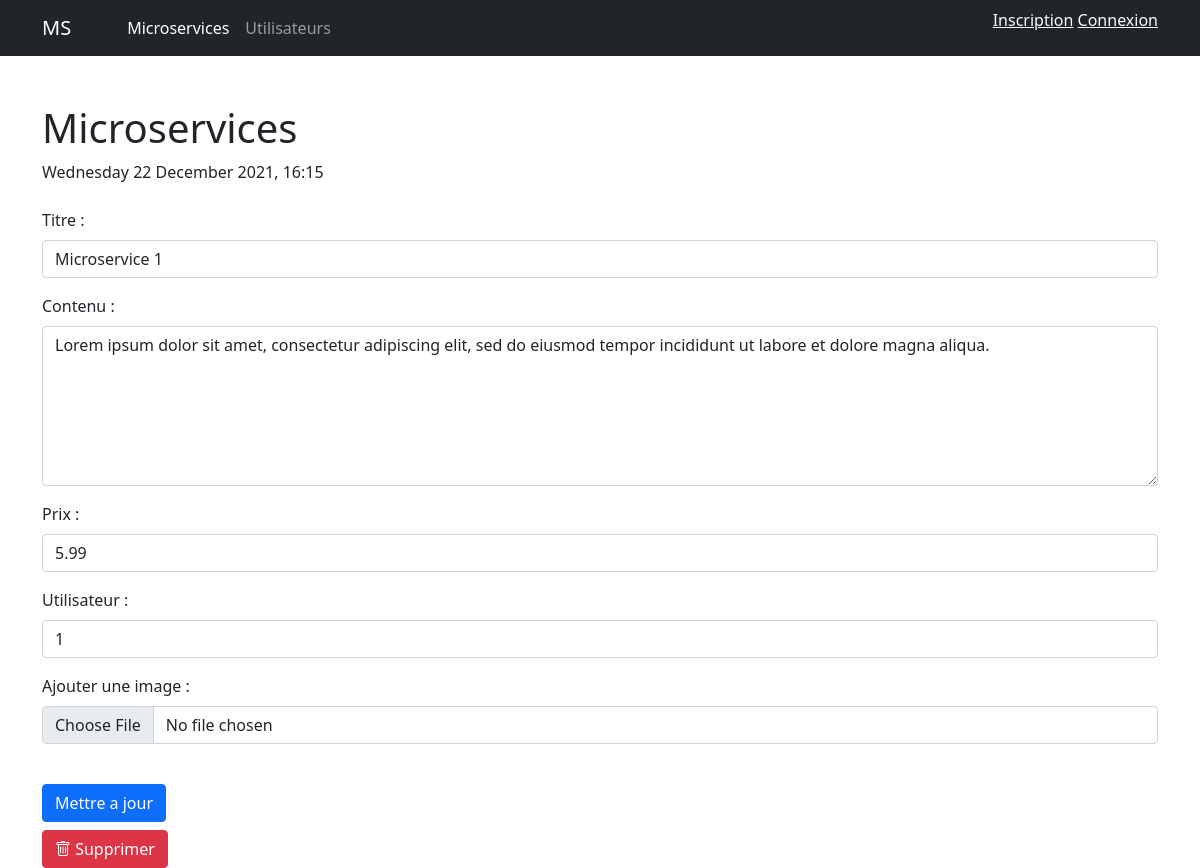
The page /admin/microservices.php?id=1 on the database its author committed.
### tables this page shows
CREATE TABLE `microservices` (
  `microservice_id` int(11) NOT NULL,
  `Titre` varchar(255) NOT NULL,
  `Contenu` text NOT NULL,
  `Prix` decimal(10,2) DEFAULT NULL,
  `Image` varchar(255) NOT NULL,
  `user_id` int(11) DEFAULT NULL
);

### admin/func/crud-microservices.php (called while the page is built, shortened)
<?php
function getDatabaseConnexion()
{
    $dataBase = 'microservices';
    $host = 'localhost';
    $user = 'root';
    $pass = '';
    try {
        $pdo = new PDO("mysql:host=$host;dbname=$dataBase;charset=utf8", $user, $pass);
        $pdo->setAttribute(PDO::ATTR_ERRMODE, PDO::ERRMODE_EXCEPTION);
        return $pdo;
    } catch (PDOException $e) {
        print "Erreur !: " . $e->getMessage() . "<br/>";
        die();
    }
}
function readUser($table, $id)
{
    try {
        $connexion = getDatabaseConnexion();
        $sql = "SELECT * from $table where microservice_id = '$id' ";
        $req = $connexion->query($sql);
        $row = $req->fetchAll();
        if (!empty($row)) {
            return $row[0];
        }
    } catch (PDOException $e) {
        echo $sql . "<br>" . $e->getMessage();
    }
}
?>

### admin/microservices.php (the view, shortened to what this page needs)
<?php
include SITE_ROOT . '/admin/func/crud-microservices.php';
$id = isset($_GET["id"]) ? $_GET["id"] : NULL;
if (!empty($id)) {
	$data = readUser('microservices', $id);
	$action = "UPDATE";
	$libelle = "Mettre a jour";
} else {
	$action = "CREATE";
	$libelle = "Créer";
}
?>
<!DOCTYPE html>
<html lang="fr">
<head>
	<?php
	include SITE_ROOT . "/admin/inc/meta.php";
	?>
</head>
<body>
	<?php
	require SITE_ROOT . "/admin/inc/header.php";
	?>
	<main class="container">
		<div class="row">
			<h1>Microservices</h1>
		</div>
		<div class="row">
			<form class="my-2" action="func/control-microservices.php" method="POST" enctype="multipart/form-data">
				<div class="mb-3">
					<label class="form-label" for="titre">Titre :</label>
					<input class="form-control" type="text" id="titre" name="titre" value="<?= isset($data['Titre']) ? $data['Titre'] : NULL ?>">
				</div>
				<div class="mb-3">
					<label class="form-label" for="contenu">Contenu :</label>
					<textarea class="form-control" id="contenu" name="contenu" style="min-height:20vh;"><?= isset($data['Contenu']) ? $data['Contenu'] : NULL ?></textarea>
				</div>
				<div class="mb-3">
					<label class="form-label" for="prix">Prix :</label>
					<input class="form-control" type="text" name="prix" value="<?= isset($data['Prix']) ? $data['Prix'] : NULL ?>">
				</div>
				<div class="mb-3">
					<label class="form-label" for="userID">Utilisateur :</label>
					<input class="form-control" type="text" name="userID" value="<?= isset($data['user_id']) ? $data['user_id'] : NULL ?>">
				</div>
				<div class="mb-3">
					<label class="form-label" for="image">Ajouter une image :</label>
					<input id="image" class="form-control" type="file" name="image"><br />
				</div>
				<button class="btn btn-primary" type="submit"><?= $libelle ?></button>
			</form>
			<?php if ($action != "CREATE") : ?>
				<form class="" action="func/control-microservices.php" method="POST">
					<button class="btn btn-danger" type="submit"><i class="bi bi-trash"></i> Supprimer</button>
				</form>
			<?php endif ?>
		</div>
	</main>
</body>
</html>

### rows shown on the page
microservices: titre "Microservice 1", contenu "Lorem ipsum dolor sit amet, consectetur adipiscing elit, sed do eiusmod tempor incididunt ut labore et dolore magna aliqua.", prix "5.99", userID "1"

### other values the page prints
toTitle($link) "Microservices"
toTitle($link) "Utilisateurs"
utf8_encode(strftime('%A %d %B %Y, %H:%M')) "Wednesday 22 December 2021, 16:15"
$libelle "Mettre a jour"
